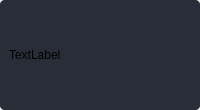
                           <widget class="QFrame" name="frame">
                            <property name="styleSheet">
                             <string notr="true">border-radius: 5px;</string>
                            </property>
                            <property name="frameShape">
                             <enum>QFrame::StyledPanel</enum>
                            </property>
                            <property name="frameShadow">
                             <enum>QFrame::Raised</enum>
                            </property>
                            <layout class="QVBoxLayout" name="verticalLayout_15">
                             <property name="spacing">
                              <number>0</number>
                             </property>
                             <property name="leftMargin">
                              <number>0</number>
                             </property>
                             <property name="topMargin">
                              <number>0</number>
                             </property>
                             <property name="rightMargin">
                              <number>0</number>
                             </property>
                             <property name="bottomMargin">
                              <number>0</number>
                             </property>
                             <item>
                              <widget class="QFrame" name="frame_div_content_1">
                               <property name="minimumSize">
                                <size>
                                 <width>0</width>
                                 <height>110</height>
                                </size>
                               </property>
                               <property name="maximumSize">
                                <size>
                                 <width>16777215</width>
                                 <height>110</height>
                                </size>
                               </property>
                               <property name="styleSheet">
                                <string notr="true">background-color: rgb(41, 45, 56);
border-radius: 5px;
</string>
                               </property>
                               <property name="frameShape">
                                <enum>QFrame::NoFrame</enum>
                               </property>
                               <property name="frameShadow">
                                <enum>QFrame::Raised</enum>
                               </property>
                               <layout class="QVBoxLayout" name="verticalLayout_8">
                                <property name="spacing">
                                 <number>0</number>
                                </property>
                                <property name="leftMargin">
                                 <number>0</number>
                                </property>
                                <property name="topMargin">
                                 <number>0</number>
                                </property>
                                <property name="rightMargin">
                                 <number>0</number>
                                </property>
                                <property name="bottomMargin">
                                 <number>0</number>
                                </property>
                                <item>
                                 <widget class="QFrame" name="frame_content_wid_1">
                                  <property name="frameShape">
                                   <enum>QFrame::NoFrame</enum>
                                  </property>
                                  <property name="frameShadow">
                                   <enum>QFrame::Raised</enum>
                                  </property>
                                  <layout class="QHBoxLayout" name="horizontalLayout_16">
                                   <item>
                                    <layout class="QGridLayout" name="gridLayout_17">
                                     <property name="bottomMargin">
                                      <number>0</number>
                                     </property>
                                     <item row="0" column="0">
                                      <widget class="QLabel" name="label_status">
                                       <property name="text">
                                        <string>TextLabel</string>
                                       </property>
                                      </widget>
                                     </item>
                                    </layout>
                                   </item>
                                  </layout>
                                 </widget>
                                </item>
                               </layout>
                              </widget>
                             </item>
                            </layout>
                           </widget>
